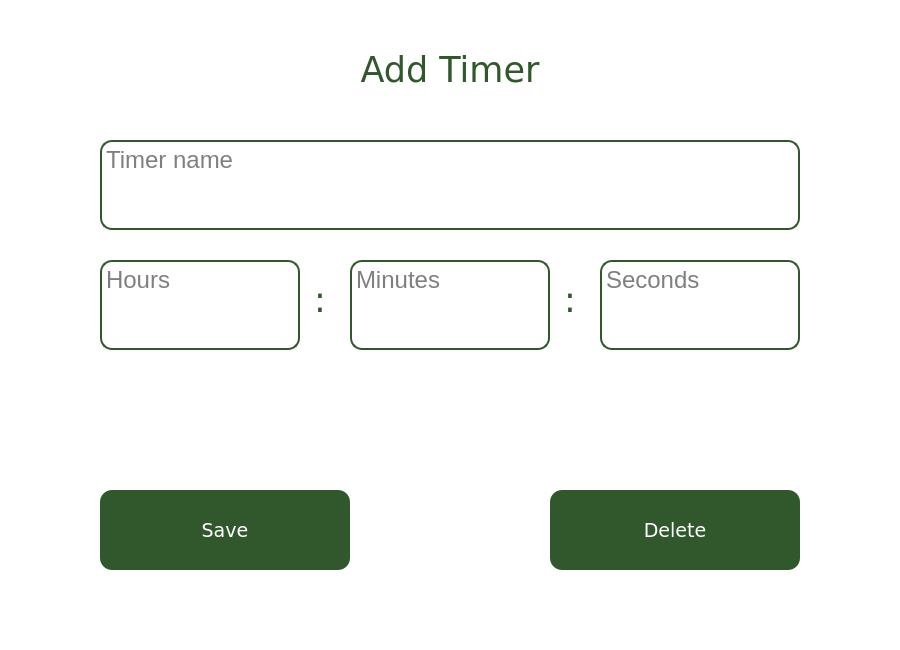
<?xml version="1.0" encoding="UTF-8"?>
<ui version="4.0">
 <class>AddTimerWindow</class>
 <widget class="QMainWindow" name="AddTimerWindow">
  <property name="geometry">
   <rect>
    <x>0</x>
    <y>0</y>
    <width>900</width>
    <height>650</height>
   </rect>
  </property>
  <property name="minimumSize">
   <size>
    <width>900</width>
    <height>650</height>
   </size>
  </property>
  <property name="maximumSize">
   <size>
    <width>900</width>
    <height>650</height>
   </size>
  </property>
  <property name="windowTitle">
   <string>PoLIZANE</string>
  </property>
  <property name="windowIcon">
   <iconset>
    <normaloff>325314459_826693388428270_2168916561632903173_n.png</normaloff>325314459_826693388428270_2168916561632903173_n.png</iconset>
  </property>
  <property name="styleSheet">
   <string notr="true">background-color: white;</string>
  </property>
  <widget class="QWidget" name="addTimerScreen">
   <widget class="QLabel" name="title">
    <property name="geometry">
     <rect>
      <x>0</x>
      <y>0</y>
      <width>900</width>
      <height>140</height>
     </rect>
    </property>
    <property name="font">
     <font>
      <family>Verdana</family>
      <pointsize>26</pointsize>
     </font>
    </property>
    <property name="styleSheet">
     <string notr="true">color: rgb(49, 87, 44)</string>
    </property>
    <property name="text">
     <string>Add Timer</string>
    </property>
    <property name="alignment">
     <set>Qt::AlignCenter</set>
    </property>
   </widget>
   <widget class="QPushButton" name="saveButton">
    <property name="geometry">
     <rect>
      <x>100</x>
      <y>490</y>
      <width>250</width>
      <height>80</height>
     </rect>
    </property>
    <property name="font">
     <font>
      <family>Verdana</family>
      <pointsize>14</pointsize>
     </font>
    </property>
    <property name="statusTip">
     <string>Save your timer</string>
    </property>
    <property name="accessibleDescription">
     <string/>
    </property>
    <property name="styleSheet">
     <string notr="true">background-color: rgb(49, 87, 44);
color: white;
border-radius: 12px;</string>
    </property>
    <property name="text">
     <string>Save</string>
    </property>
   </widget>
   <widget class="QPushButton" name="deleteButton">
    <property name="geometry">
     <rect>
      <x>550</x>
      <y>490</y>
      <width>250</width>
      <height>80</height>
     </rect>
    </property>
    <property name="font">
     <font>
      <family>Verdana</family>
      <pointsize>14</pointsize>
     </font>
    </property>
    <property name="contextMenuPolicy">
     <enum>Qt::DefaultContextMenu</enum>
    </property>
    <property name="statusTip">
     <string>Delete your timer</string>
    </property>
    <property name="styleSheet">
     <string notr="true">background-color: rgb(49, 87, 44);
color: white;
border-radius: 12px;</string>
    </property>
    <property name="text">
     <string>Delete</string>
    </property>
   </widget>
   <widget class="QPlainTextEdit" name="hoursTextArea">
    <property name="geometry">
     <rect>
      <x>100</x>
      <y>260</y>
      <width>200</width>
      <height>90</height>
     </rect>
    </property>
    <property name="statusTip">
     <string>Enter amount of hours</string>
    </property>
    <property name="styleSheet">
     <string notr="true">border-style: solid;
border-width: 2px;
border-radius: 12px;
border-color: rgb(49, 87, 44);
font-size: 24px;</string>
    </property>
    <property name="placeholderText">
     <string>Hours</string>
    </property>
   </widget>
   <widget class="QPlainTextEdit" name="timerNameTextArea">
    <property name="geometry">
     <rect>
      <x>100</x>
      <y>140</y>
      <width>700</width>
      <height>90</height>
     </rect>
    </property>
    <property name="statusTip">
     <string>Enter name of your timer</string>
    </property>
    <property name="styleSheet">
     <string notr="true">border-style: solid;
border-width: 2px;
border-radius: 12px;
border-color: rgb(49, 87, 44);
font-size: 24px;
</string>
    </property>
    <property name="placeholderText">
     <string>Timer name</string>
    </property>
   </widget>
   <widget class="QPlainTextEdit" name="MinutesTextArea">
    <property name="geometry">
     <rect>
      <x>350</x>
      <y>260</y>
      <width>200</width>
      <height>90</height>
     </rect>
    </property>
    <property name="statusTip">
     <string>Enter amount of minutes</string>
    </property>
    <property name="styleSheet">
     <string notr="true">border-style: solid;
border-width: 2px;
border-radius: 12px;
border-color: rgb(49, 87, 44);
font-size: 24px;</string>
    </property>
    <property name="placeholderText">
     <string>Minutes</string>
    </property>
   </widget>
   <widget class="QPlainTextEdit" name="SecondsTextArea">
    <property name="geometry">
     <rect>
      <x>600</x>
      <y>260</y>
      <width>200</width>
      <height>90</height>
     </rect>
    </property>
    <property name="statusTip">
     <string>Enter amount of seconds</string>
    </property>
    <property name="styleSheet">
     <string notr="true">border-style: solid;
border-width: 2px;
border-radius: 12px;
border-color: rgb(49, 87, 44);
font-size: 24px;</string>
    </property>
    <property name="placeholderText">
     <string>Seconds</string>
    </property>
   </widget>
   <widget class="QLabel" name="colon1">
    <property name="geometry">
     <rect>
      <x>300</x>
      <y>230</y>
      <width>40</width>
      <height>140</height>
     </rect>
    </property>
    <property name="font">
     <font>
      <family>Verdana</family>
      <pointsize>26</pointsize>
     </font>
    </property>
    <property name="styleSheet">
     <string notr="true">color: rgb(49, 87, 44)</string>
    </property>
    <property name="text">
     <string>:</string>
    </property>
    <property name="alignment">
     <set>Qt::AlignCenter</set>
    </property>
   </widget>
   <widget class="QLabel" name="colon2">
    <property name="geometry">
     <rect>
      <x>550</x>
      <y>230</y>
      <width>40</width>
      <height>140</height>
     </rect>
    </property>
    <property name="font">
     <font>
      <family>Verdana</family>
      <pointsize>26</pointsize>
     </font>
    </property>
    <property name="styleSheet">
     <string notr="true">color: rgb(49, 87, 44)</string>
    </property>
    <property name="text">
     <string>:</string>
    </property>
    <property name="alignment">
     <set>Qt::AlignCenter</set>
    </property>
   </widget>
  </widget>
  <widget class="QStatusBar" name="statusbar"/>
 </widget>
 <resources/>
 <connections/>
</ui>
